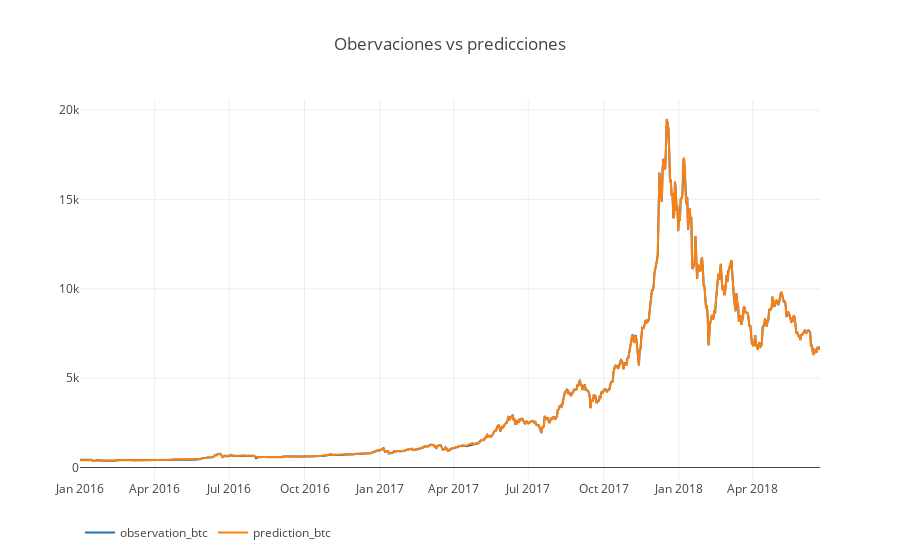

The code cell stored with this chart in its notebook:
### Code cell
# Gráfica del dataframe de resultado
df_scatter(result,'Obervaciones vs predicciones')

### Figure 1 — Plotly figure (JSON) as saved in the notebook; plotly's stock layout.template omitted (floating-point values rounded to 4 significant figures; data arrays with more than 128 entries replaced by an {"elided": "..."} marker saying what was removed)
{"data": [{"name": "observation_btc", "type": "scatter", "visible": "visible", "x": {"elided": "904 str values"}, "y": {"elided": "904 float values"}}, {"name": "prediction_btc", "type": "scatter", "visible": "visible", "x": {"elided": "904 str values"}, "y": {"elided": "904 float values"}}], "layout": {"legend": {"orientation": "h"}, "title": "Obervaciones vs predicciones", "xaxis": {"type": "date"}, "yaxis": {"showticklabels": true, "title": "", "type": "linear"}}}
